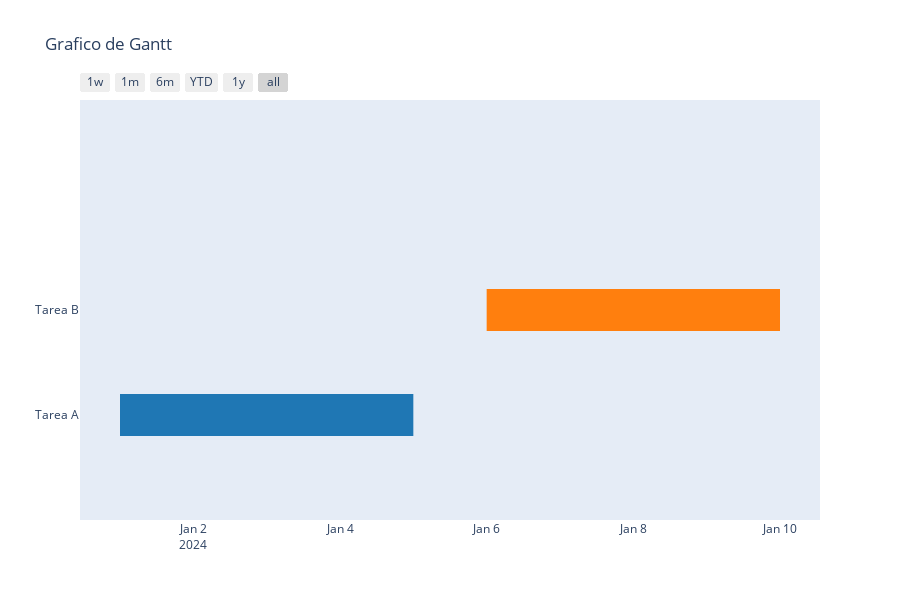

Notebook cell for this chart:
### Code cell
fig5 = ff.create_gantt(df)
fig5.update_layout(title="Grafico de Gantt")

### Figure 1 — Plotly figure (JSON) as saved in the notebook; plotly's stock layout.template omitted (floating-point values rounded to 4 significant figures)
{"data": [{"fill": "toself", "fillcolor": "rgb(255, 127, 14)", "hoverinfo": "name", "legendgroup": "rgb(255, 127, 14)", "mode": "none", "name": "Tarea B", "type": "scatter", "x": ["2024-01-06", "2024-01-10", "2024-01-10", "2024-01-06"], "y": [0.8, 0.8, 1.2, 1.2]}, {"fill": "toself", "fillcolor": "rgb(31, 119, 180)", "hoverinfo": "name", "legendgroup": "rgb(31, 119, 180)", "mode": "none", "name": "Tarea A", "type": "scatter", "x": ["2024-01-01", "2024-01-05", "2024-01-05", "2024-01-01"], "y": [-0.2, -0.2, 0.2, 0.2]}, {"legendgroup": "rgb(255, 127, 14)", "marker": {"color": "rgb(255, 127, 14)", "opacity": 0, "size": 1}, "mode": "markers", "name": "", "showlegend": false, "text": [null, null], "type": "scatter", "x": ["2024-01-06", "2024-01-10"], "y": [1, 1]}, {"legendgroup": "rgb(31, 119, 180)", "marker": {"color": "rgb(31, 119, 180)", "opacity": 0, "size": 1}, "mode": "markers", "name": "", "showlegend": false, "text": [null, null], "type": "scatter", "x": ["2024-01-01", "2024-01-05"], "y": [0, 0]}], "layout": {"height": 600, "hovermode": "closest", "showlegend": false, "title": {"text": "Grafico de Gantt"}, "xaxis": {"rangeselector": {"buttons": [{"count": 7, "label": "1w", "step": "day", "stepmode": "backward"}, {"count": 1, "label": "1m", "step": "month", "stepmode": "backward"}, {"count": 6, "label": "6m", "step": "month", "stepmode": "backward"}, {"count": 1, "label": "YTD", "step": "year", "stepmode": "todate"}, {"count": 1, "label": "1y", "step": "year", "stepmode": "backward"}, {"step": "all"}]}, "showgrid": false, "type": "date", "zeroline": false}, "yaxis": {"autorange": false, "range": [-1, 3], "showgrid": false, "ticktext": ["Tarea A", "Tarea B"], "tickvals": [0, 1], "zeroline": false}}}
